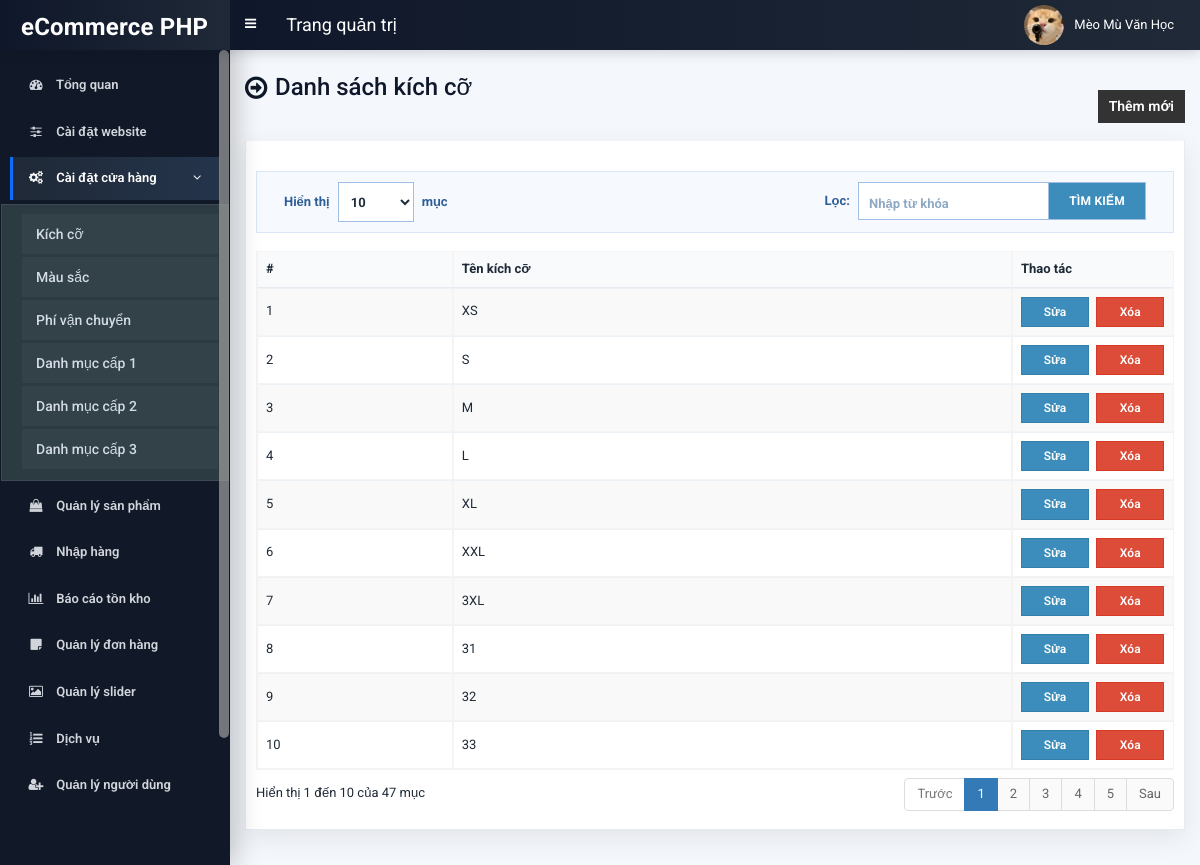
/admin/size.php (signed in), run on the app's committed database.
### tables this page shows
CREATE TABLE `tbl_size` (
  `size_id` int(11) NOT NULL,
  `size_name` varchar(255) NOT NULL
);

### admin/size.php (the view, shortened to what this page needs)
<?php require_once('header.php'); ?>
<section class="content-header">
	<div class="content-header-left">
		<h1>Danh sách kích cỡ</h1>
	</div>
	<div class="content-header-right">
		<a href="size-add.php" class="btn btn-primary btn-sm">Thêm mới</a>
	</div>
</section>
<section class="content">
  <div class="row">
    <div class="col-md-12">
      <div class="box box-info">
        <div class="box-body table-responsive">
		  <table id="example1" class="table table-bordered table-hover table-striped size-table">
			<thead>
			    <tr>
			        <th>#</th>
			        <th>Tên kích cỡ</th>
			        <th>Thao tác</th>
			    </tr>
			</thead>
            <tbody>
            	<?php
            	$i=0;
            	$statement = $pdo->prepare("SELECT * FROM tbl_size ORDER BY size_id ASC");
            	$statement->execute();
            	$result = $statement->fetchAll(PDO::FETCH_ASSOC);
            	foreach ($result as $row) {
            		$i++;
            		?>
					<tr>
	                    <td><?php echo $i; ?></td>
	                    <td><?php echo $row['size_name']; ?></td>
	                    <td>
	                        <a href="size-edit.php?id=<?php echo $row['size_id']; ?>" class="btn btn-primary btn-xs">Sửa</a>
	                        <a href="#" class="btn btn-danger btn-xs" data-href="size-delete.php?id=<?php echo $row['size_id']; ?>" data-toggle="modal" data-target="#confirm-delete">Xóa</a>
	                    </td>
	                </tr>
            		<?php
            	}
            	?>
            </tbody>
          </table>
        </div>
      </div>
</section>
<?php require_once('footer.php'); ?>

### admin/style.css (style rules this page uses)
body { font-size: 13px; font-family: "Roboto", sans-serif; }
.content-header > h1, .content-header .content-header-left h1 { font-family: "Roboto", sans-serif; }
.box-info { padding-top: 20px; }
.content-header { overflow: hidden; }
.content-header .content-header-left { float: left; padding-top: 5px; }
.content-header .content-header-right { float: right; }
.content-header .content-header-left h1 { margin-top: 0; margin-bottom: 0; padding-left: 30px; padding-bottom: 5px; font-size: 24px; position: relative; }
.content-header .content-header-left h1:before { position: absolute; top: 0; left: 0; font-family: "FontAwesome", sans-serif; font-size: 26px; content: "\f18e"; }
.content-header .content-header-right a { position: relative; font-size: 14px; }
.box.box-info { border-top-color: #4c4c4c; }
.content-header .content-header-right a { background-color: #333333; border-color: #333333; }
.table td .btn, .table th .btn, .modal-footer .btn { border-radius: 0 !important; }
.table td .btn.btn-xs, .table td .btn.btn-sm { font-size: 12px; font-weight: 600; line-height: 1.35; padding: 6px 10px; min-width: 68px; }
table.dataTable thead .sorting, table.dataTable thead .sorting_asc, table.dataTable thead .sorting_desc, table.dataTable thead .sorting_asc_disabled, table.dataTable thead .sorting_desc_disabled { background-image: none !important; padding-right: 10px !important; }
table.dataTable thead .sorting:after, table.dataTable thead .sorting_asc:after, table.dataTable thead .sorting_desc:after, table.dataTable thead .sorting_asc_disabled:after, table.dataTable thead .sorting_desc_disabled:after { display: none !important; }

### admin/size.php (style rules this page uses)
.size-table td:last-child, .size-table th:last-child { white-space: nowrap; width: 140px; }
.size-table .btn { min-width: 44px; }
.size-table .btn + .btn { margin-left: 4px; }

### data on the page
tbl_size: size_name "XS"
tbl_size: size_name "S"
tbl_size: size_name "M"
tbl_size: size_name "L"
tbl_size: size_name "XL"
tbl_size: size_name "XXL"
tbl_size: size_name "3XL"
tbl_size: size_name "31"
tbl_size: size_name "32"
tbl_size: size_name "33"

### other printed values
$_SESSION['user']['full_name'] "Mèo Mù Văn Học"
